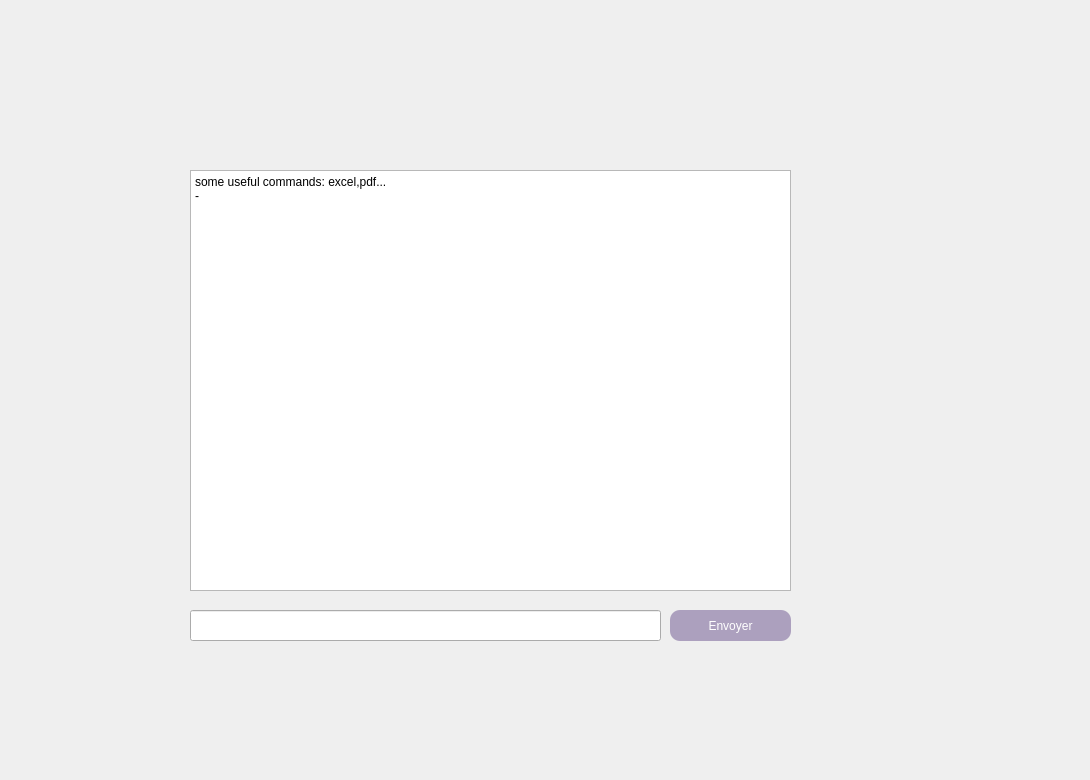
    <widget class="QWidget" name="tab_6">
     <attribute name="title">
      <string>ChatBot</string>
     </attribute>
     <widget class="QPlainTextEdit" name="output">
      <property name="geometry">
       <rect>
        <x>190</x>
        <y>170</y>
        <width>601</width>
        <height>421</height>
       </rect>
      </property>
      <property name="styleSheet">
       <string notr="true">
font: 9pt 'Century Gothic';

</string>
      </property>
      <property name="readOnly">
       <bool>true</bool>
      </property>
      <property name="plainText">
       <string notr="true">some useful commands: excel,pdf...
-</string>
      </property>
      <property name="backgroundVisible">
       <bool>false</bool>
      </property>
     </widget>
     <widget class="QPushButton" name="pushButton">
      <property name="geometry">
       <rect>
        <x>670</x>
        <y>610</y>
        <width>121</width>
        <height>31</height>
       </rect>
      </property>
      <property name="styleSheet">
       <string notr="true">#pushButton{

border-radius:10px;


background-color: rgb(172, 160, 190);
color:white;
font: 9pt 'Century Gothic';
}
</string>
      </property>
      <property name="text">
       <string>Envoyer</string>
      </property>
     </widget>
     <widget class="QLineEdit" name="input">
      <property name="geometry">
       <rect>
        <x>190</x>
        <y>610</y>
        <width>471</width>
        <height>31</height>
       </rect>
      </property>
     </widget>
     <widget class="QLabel" name="label_bg_mail_3">
      <property name="geometry">
       <rect>
        <x>-10</x>
        <y>-40</y>
        <width>1081</width>
        <height>771</height>
       </rect>
      </property>
      <property name="text">
       <string/>
      </property>
     </widget>
     <widget class="QLabel" name="label_2">
      <property name="geometry">
       <rect>
        <x>400</x>
        <y>30</y>
        <width>161</width>
        <height>141</height>
       </rect>
      </property>
      <property name="text">
       <string/>
      </property>
     </widget>
     <zorder>label_bg_mail_3</zorder>
     <zorder>output</zorder>
     <zorder>pushButton</zorder>
     <zorder>input</zorder>
     <zorder>label_2</zorder>
    </widget>
